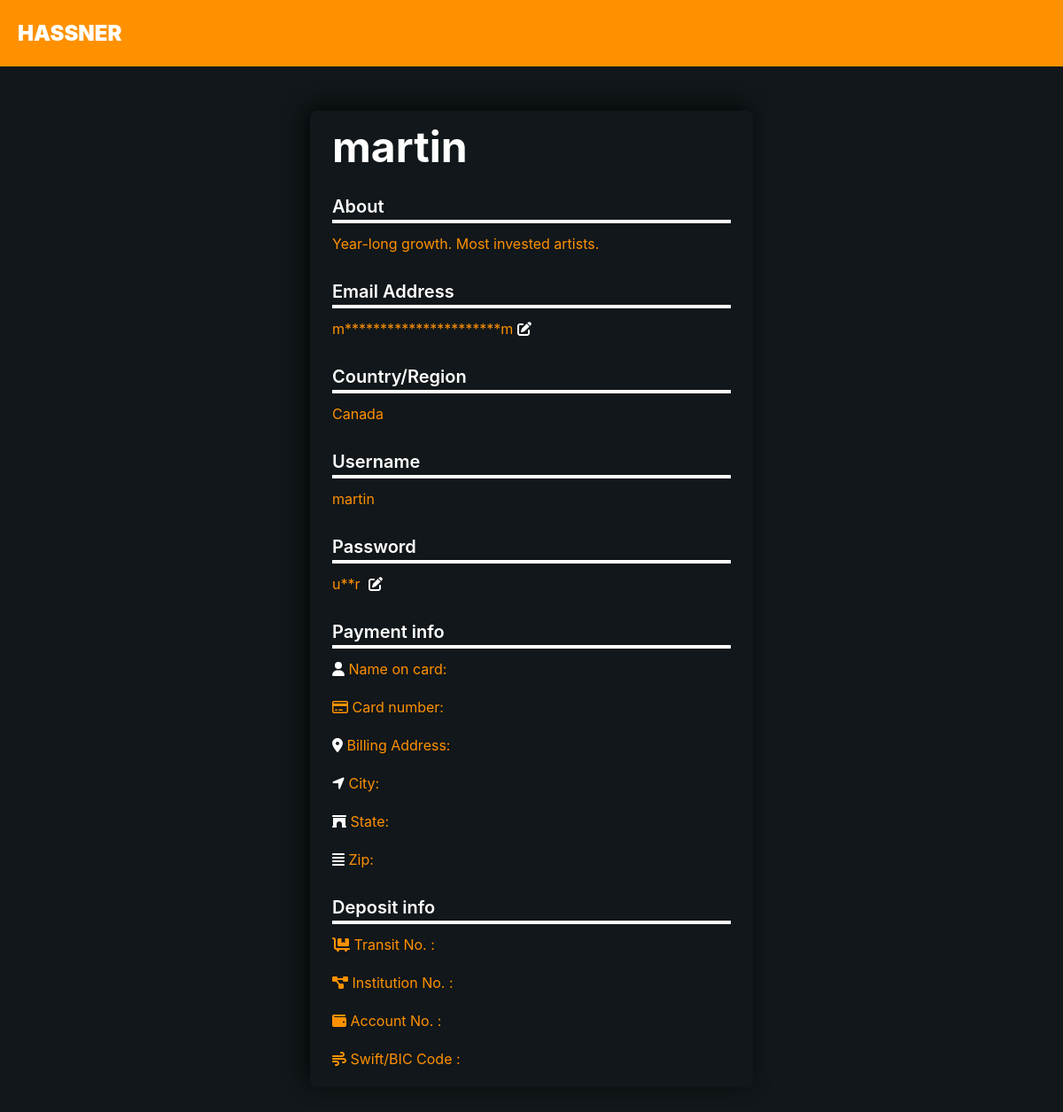
/frontend/listener/PersonalPage.php (signed in), run on an earlier commit of the app's database.
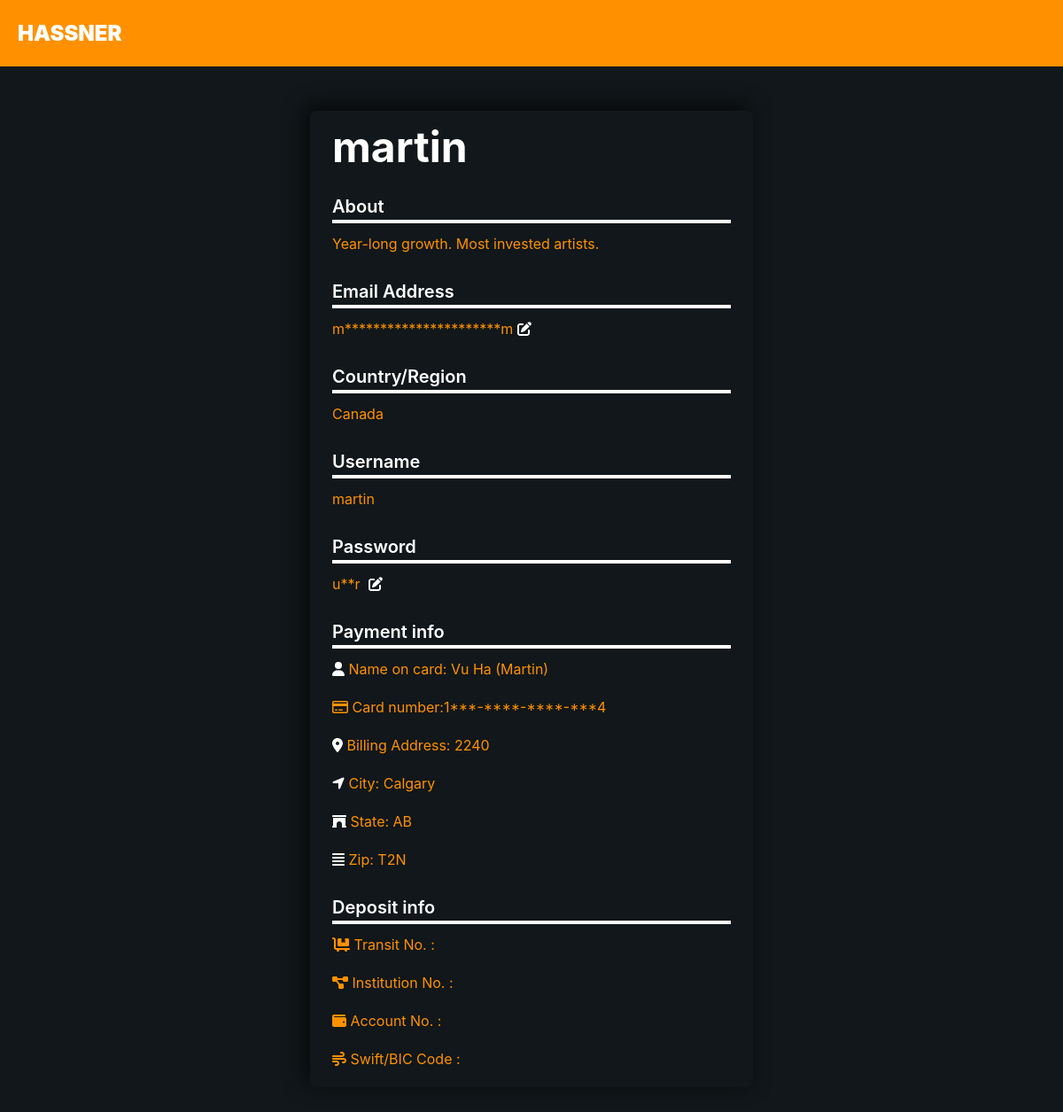
And on a later commit of the database.
### tables this page shows
CREATE TABLE `account` (
  `username` varchar(50) NOT NULL,
  `password` varchar(50) NOT NULL,
  `account_type` varchar(50) NOT NULL,
  `id` int(11) NOT NULL,
  `Shares` int(50) NOT NULL,
  `balance` float NOT NULL,
  `rate` float NOT NULL,
  `Share_Distributed` int(10) NOT NULL,
  `email` varchar(50) NOT NULL,
  `billing_address` varchar(10) NOT NULL,
  `Full_name` varchar(50) NOT NULL,
  `City` varchar(20) NOT NULL,
  `State` varchar(20) NOT NULL,
  `ZIP` varchar(6) NOT NULL,
  `Card_number` varchar(19) NOT NULL,
  `Transit_no` varchar(5) NOT NULL,
  `Inst_no` varchar(3) NOT NULL,
  `Account_no` varchar(11) NOT NULL,
  `Swift` varchar(8) NOT NULL,
  `price_per_share` float NOT NULL,
  `Monthly_shareholder` int(11) NOT NULL,
  `Income` float NOT NULL,
  `Market_cap` float NOT NULL,
  `lower_bound` float NOT NULL
);

### APIs/logic.php (called while the page is built, shortened)
<?php
        function searchAccount($conn, $username)
        {
            $sql = "SELECT * FROM account WHERE username = ?";
            $stmt = $conn->prepare($sql);
            $stmt->bind_param('s', $username);
            $stmt->execute();
            $result = $stmt->get_result();
            return $result;
        }
?>

### frontend/listener/PersonalPage.php (the view, shortened to what this page needs)
<?php
  include '../../APIs/listener/PersonalPageFunctions.php';
?>
<head>
  <link rel="stylesheet" href="https://use.fontawesome.com/releases/v5.5.0/css/all.css">
  <link rel="stylesheet" href="../css/app.css" type="text/css">
  <link rel="stylesheet" href="../css/default.css" type="text/css">
</head>
<body class="bg-dark">
    <header class="smart-scroll">
        <div class="container-xxl">
            <nav class="navbar navbar-expand-md navbar-dark bg-orange d-flex justify-content-between">
                <a id = "href-hover" style = "background: transparent;" class="navbar-brand" href="listener.php" onclick='window.location.reload();'>
                    HASSNER
                </a>
        </div>
    </header>
  <main>
    <section class="middle-card">
      <div class="name">
        <h1><?php echo $_SESSION['username'];?></h1>
      </div>
      <h1 id="h1-sm">About</h1>
      <p>Year-long growth. Most invested artists.</p>
    </section>
    <section class="middle-card">
      <h1 id="h1-sm">Email Address</h1>
      <p style="color: #ff9100"><?php
        $account_info = getAccount($_SESSION['username']);
        printUserImportantInfo($account_info['email']);
      ?>
      <a href="../../APIs/listener/EditEmailBackend.php" id="icon-btn"><i class="fa fa-edit"></i></a>
    </section>
    <section class="middle-card">
      <h1 id="h1-sm">Country/Region</h1>
      <p>Canada</p>
    </section>
    <section class="middle-card">
      <h1 id="h1-sm">Username</h1>
      <p><?php echo $_SESSION['username'];?></p>
    </section>
    <section class="middle-card">
      <h1 id="h1-sm">Password</h1>
      <p>
      </p>
      <a href="../../APIs/listener/EditPasswordBackend.php" id="icon-btn"><i class="fa fa-edit"></i></a>
    </section>
    <section class="middle-card">
      <h1 id="h1-sm">Payment info</h1>
      <p><i style="color: white;" class="fa fa-user"></i> Name on card: <?php
        echo $account_info['Full_name'];
      ?></p>
    </section>
    <section class="middle-card">
    <p><i class="far fa-credit-card"></i> Card number: <?php
    ?></p>
    </section>
    <section class="middle-card">
      <p><i style="color: white;" class="fas fa-map-marker-alt"></i> Billing Address: <?php
        echo $account_info['billing_address'];
      ?></p>
    </section>
    <section class="middle-card">
      <p><i style="color: white;" class="fas fa-location-arrow"></i> City: <?php
        echo $account_info['City'];
      ?></p>
    </section>
    <section class="middle-card">
      <p><i style="color: white;" class="fas fa-archway"></i> State: <?php
        echo $account_info['State'];
      ?></p>
    </section>
    <section class="middle-card">
      <p><i style="color: white;" class="fas fa-align-justify"></i> Zip: <?php
        echo $account_info['ZIP'];
      ?></p>
    </section>
    <section class="middle-card">
      <h1 id="h1-sm">Deposit info</h1>
      <p><i class="fas fa-dolly-flatbed"></i> Transit No. : <?php
      ?></p>
    </section>
    <section class="middle-card">
      <p><i class="fas fa-project-diagram"></i> Institution No. : <?php
      ?></p>
    </section>
    <section class="middle-card">
      <p><i class="fas fa-wallet"></i> Account No. : <?php
      ?></p>
    </section>
    <section class="middle-card">
      <p><i class="fas fa-wind"></i> Swift/BIC Code : <?php
      ?></p>
    </section>
  </main>
</body>

### APIs/listener/PersonalPageFunctions.php
<?php
    function getAccount($user_username)
    {
        $conn = connect();
        $result = searchAccount($conn, $_SESSION['username']);
        $account_info = $result->fetch_assoc();
        return $account_info;
    }
    function printUserImportantInfo($info)
    {
        $chars = str_split($info);
        echo '<p>';
        $i = 0;
        foreach($chars as $char)
        {
            if($i == 0 || $i == sizeof($chars)-1)
            {
                echo $char;
            }
            else if($char == '-')
            {
                echo $char;
            }
            else
            {
                echo '*';
            }
            $i++;
        }
        echo '</p>';
    }
?>

### frontend/css/app.css (style rules this page uses)
* { margin: 0; padding: 0; box-sizing: border-box; }
main { width: 500px; overflow: hidden; background-color: #11171a; font-size: 16px; line-height: 22px; color: #000; border-radius: 7px; box-shadow: -5px -5px 25px rgba(0, 0, 0, 0.705); margin: 50px auto; animation-name: rotate; animation-duration: 1s; animation-fill-mode: both; }
h1#h1-sm { font-size: 20px; color: white; font-weight: 600; margin: 12px 0; border-bottom: 4px solid #ffffff; width: 100%; }
.middle-card, footer { margin: 5px 25px; }
.middle-card { text-align: justify; }
p { color: #ff9100; display: inline-block; }
a#icon-btn { color: #ffffff; }

What changed in the data, as far as the page shows it:
changed account: Full_name (not shown) → "Vu Ha (Martin)"; Card_number empty → "1111-2222-3333-4444" (drawn); billing_address (not shown) → "2240"; City (not shown) → "Calgary"; State (not shown) → "AB"; ZIP (not shown) → "T2N"
Also different on the page:
new list line: "1"
new list line: "4"
